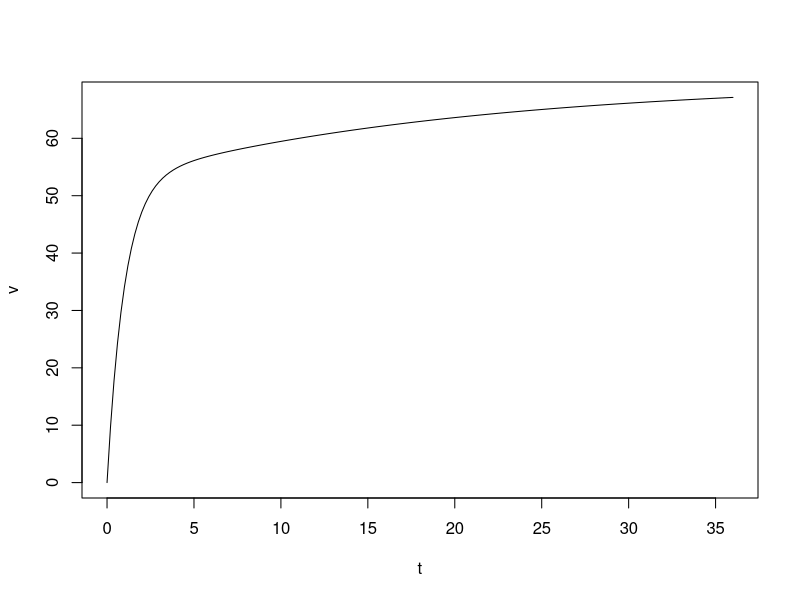

Generate this figure with R:
# Time
t<-seq(0,36,.2)

# Parameters
g<-3.5
k<-.05
k1<-1
Aetlag<--50

# Formula
v<-g/k*(1-exp(-k*t))-Aetlag/(k-k1)*(exp(-k1*t)-exp(-k*t))

# Plot
plot(v~t,type="l")

